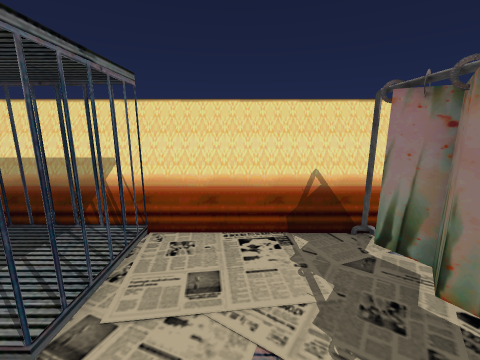
[1] (above)

12 first-person views from a walk through a 3-D level made in the Godot game engine. The camera is 1.5 m above the floor, tilts 12° down and sees 90° across. The floor is counted in squares, 0.5 m on a side. Each view is taken from the middle of a square. On the plan, view 1 faces up. The plan holds only what a view shows up to about 19 squares ahead; the rest is blank.

[2]
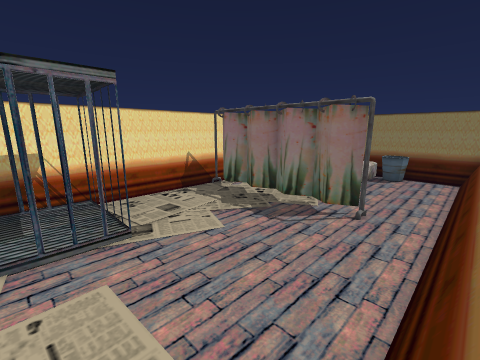

[3]
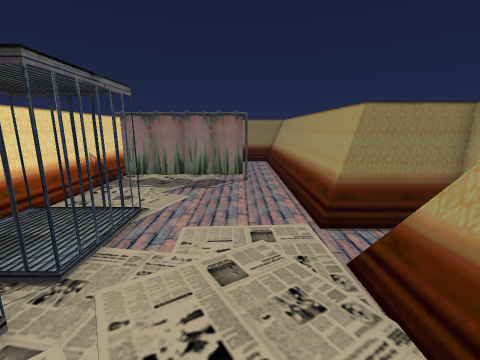

[4]
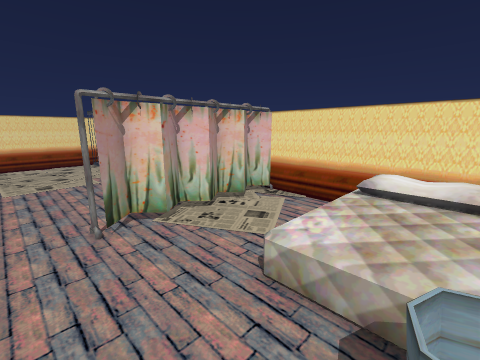

[5]
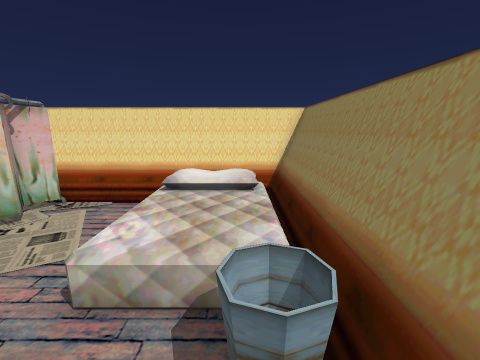

[6]
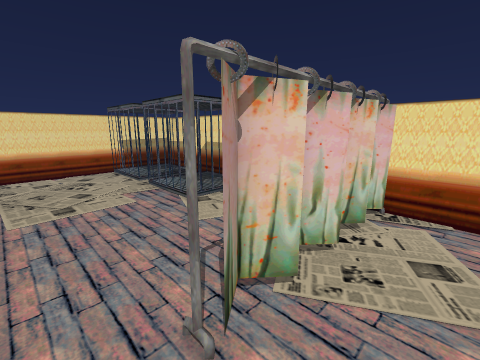

[7]
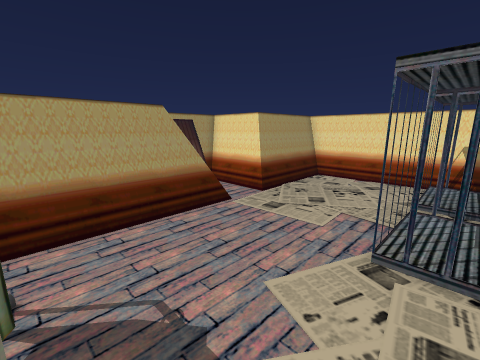

[8]
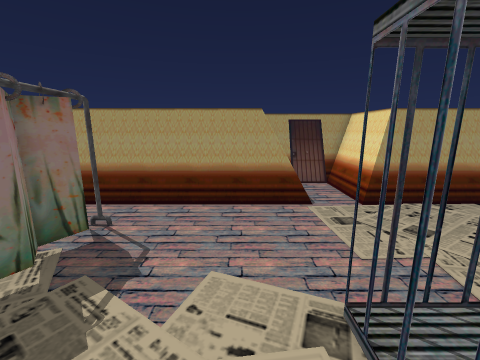

[9]
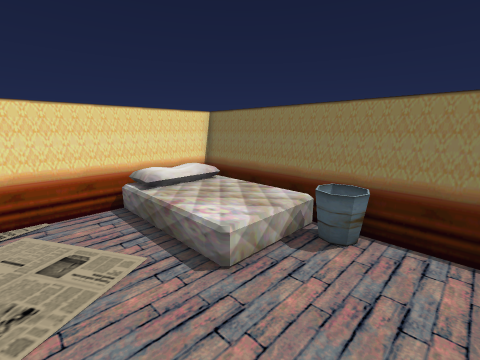

[10]
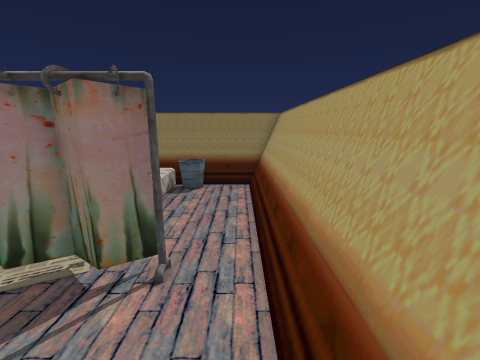

[11]
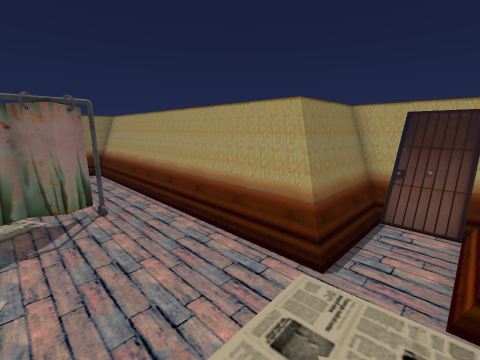

[12]
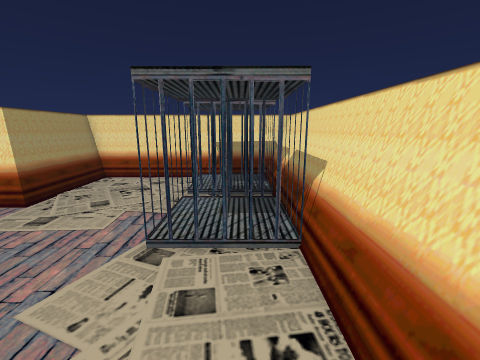

### Floor plan
Key: @ floor where view 1 was taken; # wall or solid block; . main floor; : floor 0.5 m higher than the main floor; + floor 0.75 m higher than the main floor; / step, stairs or slope; = window, fence, low wall or low ledge; ^ raised ledge; v drop or lower ground; T thing the floor can be seen under or through; C curtain; B bucket.
Columns run from 13 left of view 1 to 14 right of it. Each row starts with its distance up from view 1.
  9                      #^^^^^^
  8          ###############=##^
  7          #============    =^
  6           T...........+  v=^
  5           T..........////.=^
  4           T........../:::.=^
  3  #####TTTTT........../:::.=^
  2  ##= ................/:::.=^
  1  #.................../:::##^
  0  #...........@..........BB##
 -1  #...............C......BB##
 -2 ##.......................##
 -3 ##.......................##
 -4 #======#.#================#
 -5 ########.##################
 -6       #...#
 -7       ##.##
 -8       #===#
 -9       #####

Where each view was taken, in squares from view 1:
view 1: 0 up, 0 right, facing up
view 2: 4 down, 5 left, facing up-right
view 3: 1 down, 11 left, facing right
view 4: 3 down, 11 right, facing up-left
view 5: 3 down, 11 right, facing up
view 6: 3 down, 6 right, facing up-left
view 7: 4 up, 3 right, facing down-left
view 8: 6 up, 1 left, facing down
view 9: 3 down, 5 right, facing up-right
view 10: 3 down, 1 left, facing right
view 11: 1 up, 6 left, facing down-right
view 12: 5 up, 3 right, facing left
